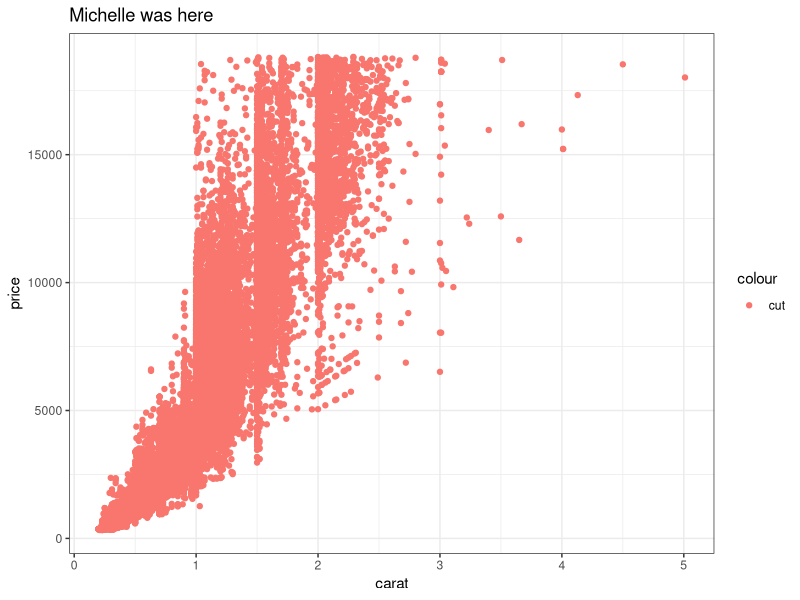
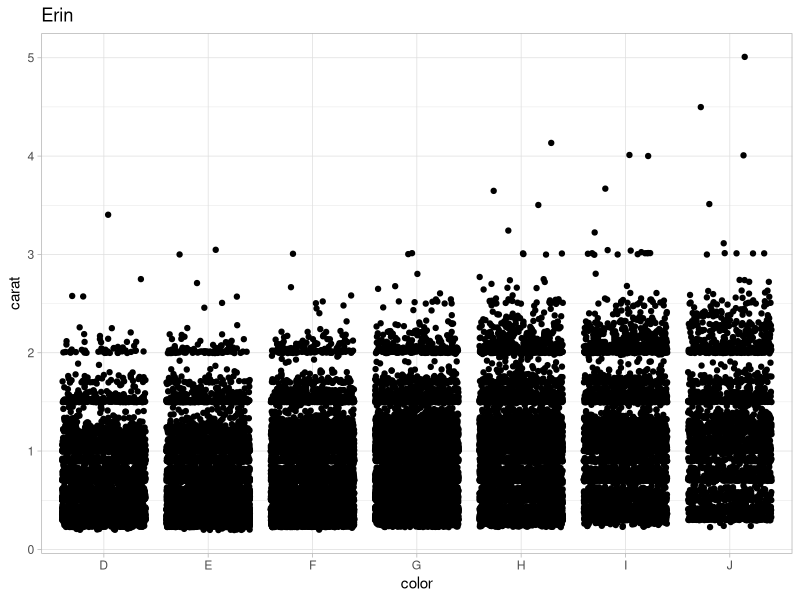
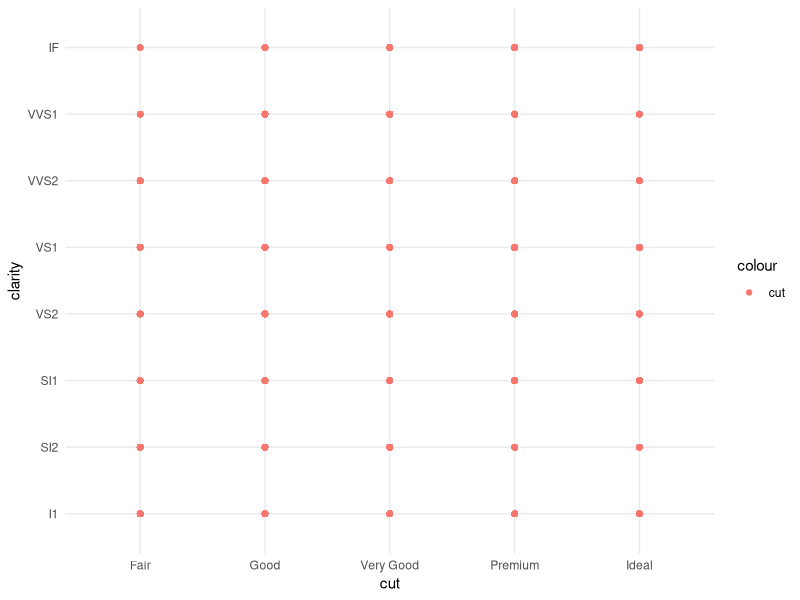

The R script that drew these images, in order:
## ---- chunk 1
knitr::opts_chunk$set(echo = TRUE)
library(tidyverse)
## ---- chunk 2
# Partner 1: 
# Run the code below to see the original graph
# Change the code below to make the point color change based on 'cut', and update the theme to theme_bw(). Update the title to include your first name. 

ggplot(data = diamonds, aes(x = carat, y = price)) +
  geom_point(aes(color='cut')) +
  theme_bw() +
  labs(title = "Michelle was here")
## ---- chunk 3
# Partner 2: 
# Run the code below to see the original graph
# Change the code below to make the geom a geom_jitter, and update the theme to theme_light. Update the title to include your first name. 

ggplot(data = diamonds, aes(x = color, y = carat)) +
  geom_jitter() +
  theme_light() +
  labs(title = "Erin")
## ---- chunk 4
ggplot(data = diamonds, aes(x = cut, y = clarity)) +
  geom_point(aes(color = 'cut')) +
  theme_minimal()
## ---- chunk 5

